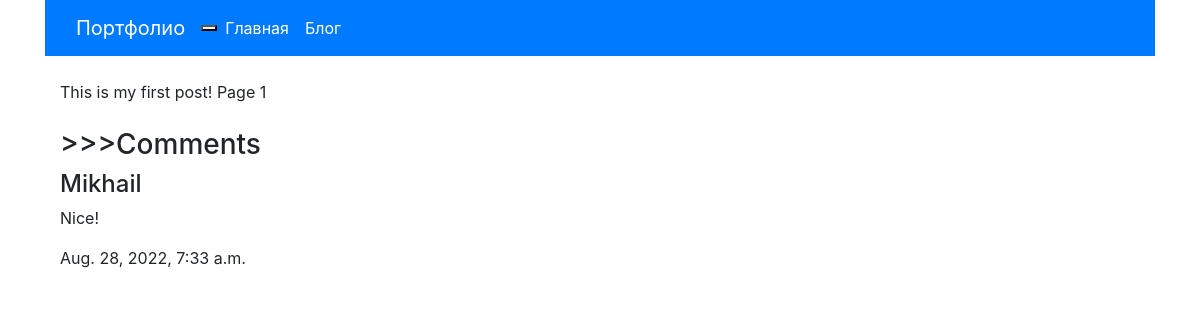
Before: /blog/1/ with the older database file.
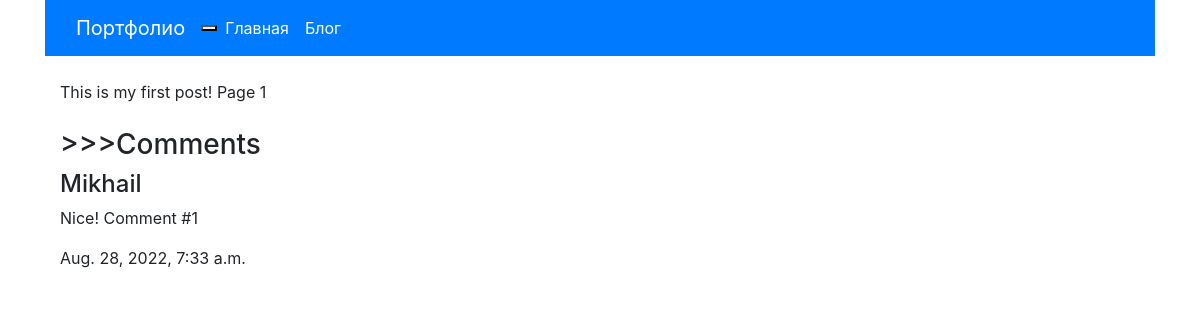
After: the same page with the newer database file.
### blog/models.py (models this page shows)
class Post(models.Model):
    title = models.CharField(max_length=250)
    body = models.TextField()
    created_on = models.DateTimeField(auto_now_add=True)
    last_modified = models.DateTimeField(auto_now=True)
    categories = models.ManyToManyField(Category, related_name='posts')

class Comment(models.Model):
    author = models.CharField(max_length=50)
    body = models.TextField()
    created_on = models.DateTimeField(auto_now_add=True)
    post = models.ForeignKey('Post', on_delete=models.CASCADE)

### blog/views.py (the view)
# urls.py: path("<int:pk>/", views.blog_detail, name="blog_detail"),
def blog_detail(request, pk):
    post = Post.objects.get(pk=pk)
    comment = Comment.objects.get(pk=pk)
    context = {
        'post': post,
        'comment': comment
    }
    return render(request, 'blog_detail.html', context)

### blog/templates/blog_detail.html (shortened to what this page needs)
{% extends "base.html" %}
{% block page_comments %}
    <br>
    <div class="panel-body">
        {{ post.body }}
    </div>
    <br>
    <h3> >>>Comments </h3>
    <div>
        <h4> {{ comment.author }} </h4>
        <p> {{ comment.body }} </p>
        <p> {{ comment.created_on }} </p>
    </div>
{% endblock %}

### MyProj/templates/base.html (shortened to what this page needs)
<link rel="stylesheet" href="https://cdn.jsdelivr.net/npm/bootstrap@4.4.1/dist/css/bootstrap.min.css">
<div class="container">
  <nav class="navbar navbar-expand-lg navbar-dark bg-primary">
    <div class="container-fluid">
      <a class="navbar-brand" href="{% url 'project_index' %}">Портфолио</a>
      <button class="navbar-toggle" type="button" data-toggle="collapse" data-target="#navbarSupportedContent">
      </button>
      <div class="navbar-collapse collapse" id="navbarSupportedContent">
        <ul class="navbar-nav mr-auto">
          <li class="nav-item active">
            <a class="nav-link" href="{% url 'project_index' %}">Главная</a>
          </li>
          <li class="nav-item active">
            <a class="nav-link" href="{% url 'blog_index' %}">Блог</a>
          </li>
        </ul>
      </div>
    </div>
  </nav>
</div>
<div class="container">
    <div class="container-fluid">
      {% block page_comments %}
      {% endblock %}
    </div>
</div>

Changed rows visible on the page:
changed Comment "Mikhail": body "Nice!" → "Nice! Comment #1"
